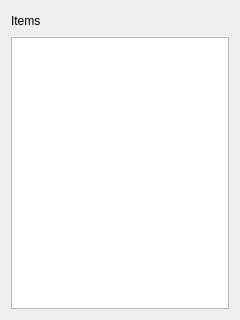
<?xml version="1.0" encoding="UTF-8"?>
<ui version="4.0">
 <class>Dialog</class>
 <widget class="QDialog" name="Dialog">
  <property name="geometry">
   <rect>
    <x>0</x>
    <y>0</y>
    <width>240</width>
    <height>320</height>
   </rect>
  </property>
  <property name="font">
   <font>
    <family>Meiryo UI</family>
   </font>
  </property>
  <property name="windowTitle">
   <string>Dialog</string>
  </property>
  <layout class="QVBoxLayout" name="verticalLayout">
   <item>
    <layout class="QHBoxLayout" name="horizontalLayout">
     <item>
      <widget class="QLabel" name="label">
       <property name="text">
        <string>Items</string>
       </property>
      </widget>
     </item>
     <item>
      <widget class="Badge" name="badge">
       <property name="text">
        <string/>
       </property>
       <property name="alignment">
        <set>Qt::AlignCenter</set>
       </property>
      </widget>
     </item>
     <item>
      <spacer name="horizontalSpacer">
       <property name="orientation">
        <enum>Qt::Horizontal</enum>
       </property>
       <property name="sizeHint" stdset="0">
        <size>
         <width>40</width>
         <height>20</height>
        </size>
       </property>
      </spacer>
     </item>
    </layout>
   </item>
   <item>
    <widget class="QListView" name="listView">
     <property name="editTriggers">
      <set>QAbstractItemView::NoEditTriggers</set>
     </property>
     <property name="alternatingRowColors">
      <bool>true</bool>
     </property>
     <property name="selectionBehavior">
      <enum>QAbstractItemView::SelectRows</enum>
     </property>
    </widget>
   </item>
  </layout>
 </widget>
 <customwidgets>
  <customwidget>
   <class>Badge</class>
   <extends>QLabel</extends>
   <header>badge.hpp</header>
  </customwidget>
 </customwidgets>
 <resources/>
 <connections/>
</ui>
